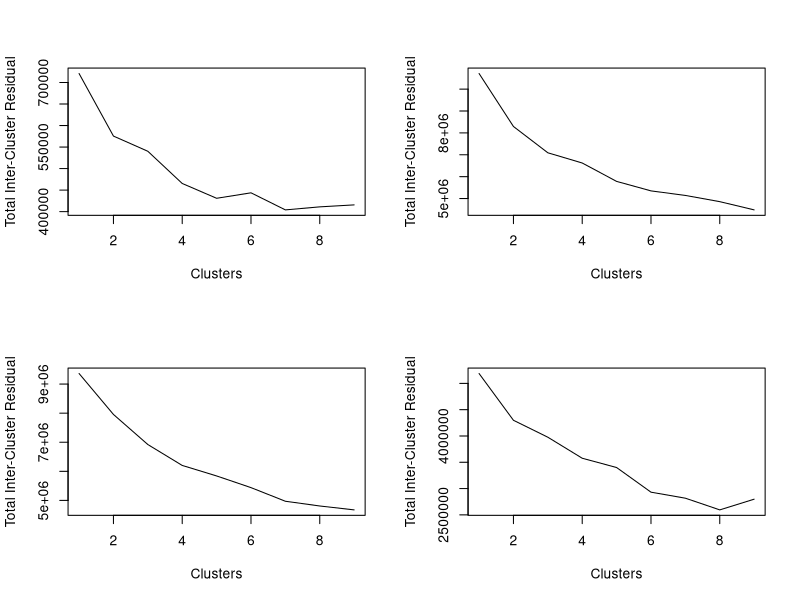
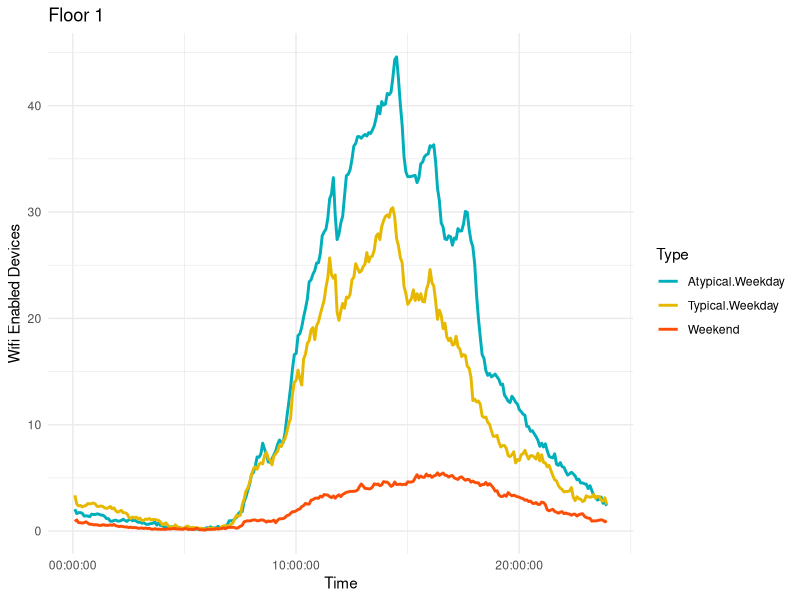
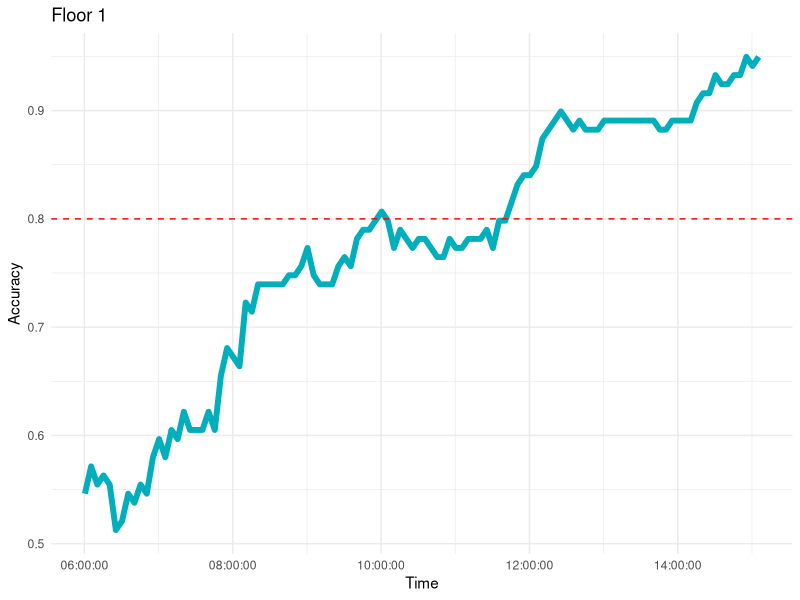
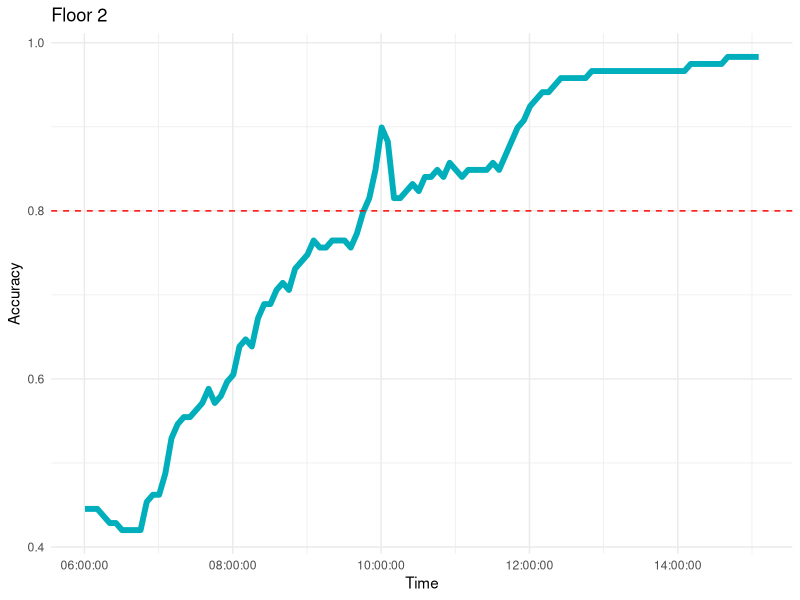
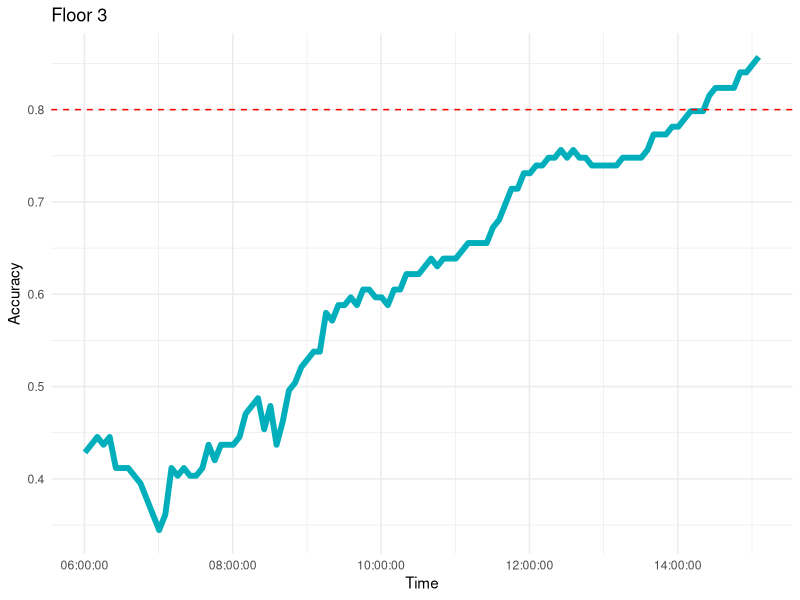
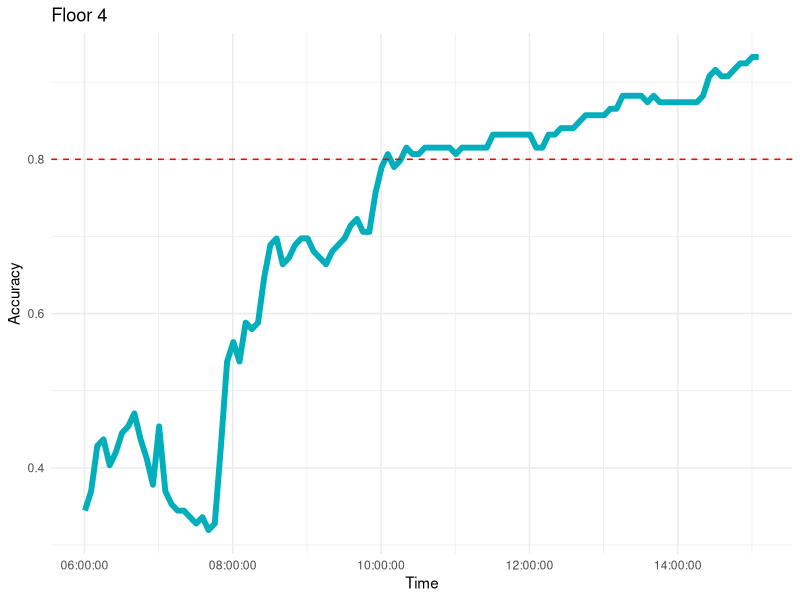
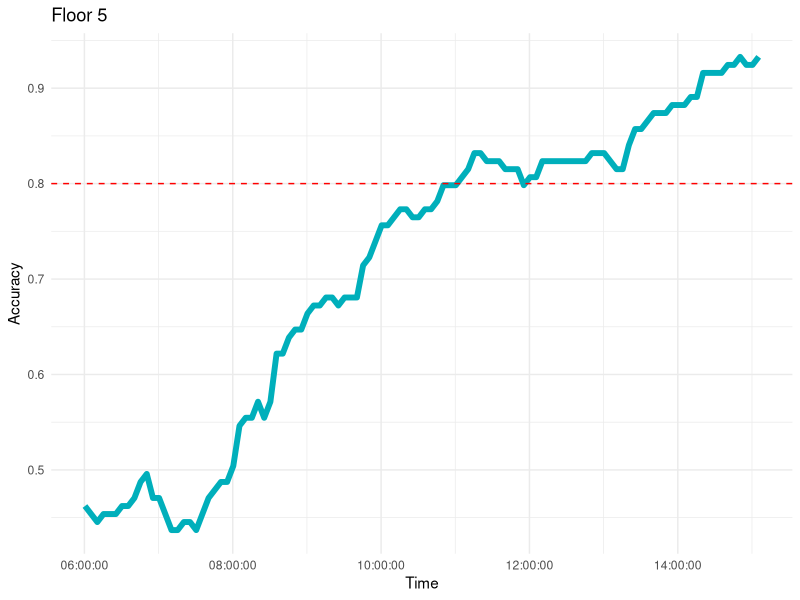
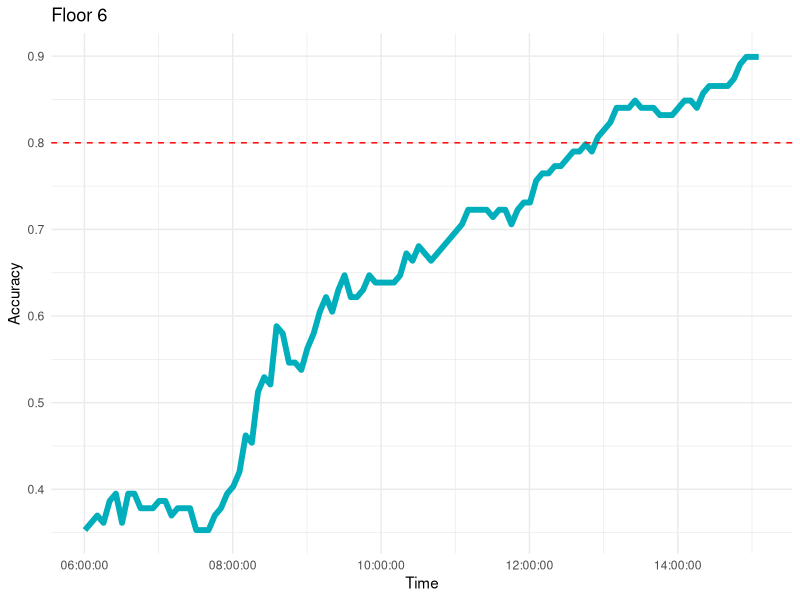

Here is the R script that generated these plots, in order:
## ---- chunk 1
knitr::opts_chunk$set(echo = TRUE)
## ---- chunk 2
library(readxl)
library(dplyr)

f1 <- read_excel("WiFi/Floor1.xlsx", sheet = 1)
f2 <- read_excel("WiFi/Floor2.xlsx", sheet = 1)
f3 <- read_excel("WiFi/Floor3.xlsx", sheet = 1)
f4 <- read_excel("WiFi/Floor4.xlsx", sheet = 1)
f5 <- read_excel("WiFi/Floor5.xlsx", sheet = 1)
f6 <- read_excel("WiFi/Floor6.xlsx", sheet = 1)
f7 <- read_excel("WiFi/Floor7.xlsx", sheet = 1)

split_days <- function(floor){
  
  #Rename the first index to be time:
  names(floor)[1] <- c("Time")
  
  #Sum the sensors and extract just this information:
  floor <- data.frame("Time" = floor$Time,
                      "sum" = rowSums(select(floor, -Time)))
  
  #Find the indexes where the new days start
  new_days <- c(1)
  day_names <- c("01-23")
  
  days <- format(floor$Time, "%d")
  months <- format(floor$Time, "%m")
  for(i in 1:(nrow(floor)-1)){
    
    current_slice_day = days[i]
    next_slice_day = days[i+1]
    
    if(current_slice_day != next_slice_day){
      new_days <- append(new_days, i+1)
      day_names <- append(day_names, 
                          paste0(months[i+1], "-", days[i+1]))
    }
    
  }
  
  #Make a list of vectors by extracting the relevant chunks
  time_slices <- format(floor$Time, "%H:%M:%S")
  day_profiles <- data.frame()
  
  for(i in 1:(length(new_days)-2)){
    start = new_days[i]
    end = new_days[i+1]-1
    day_profiles <- rbind(day_profiles, name = floor$sum[start:end])
  }
  
  #Rename the rows and columns
  names(day_profiles) <- time_slices[1:287]
  row.names(day_profiles) <- day_names[1:119]
  
  #Return cleaned data
  day_profiles
  
}

f1_pr <- split_days(f1)
f2_pr <- split_days(f2)
f3_pr <- split_days(f3)
f4_pr <- split_days(f4)
f5_pr <- split_days(f5)
f6_pr <- split_days(f6)
f7_pr <- split_days(f7)

## ---- chunk 3

elbow_plot <- function(data, m){
  
  ssq <- c()
  for(i in 2:m){
    cc <- kmeans(data, centers=i)
    ssq <- append(ssq, cc$tot.withinss)
  }
  plot(ssq, type = "l", xlab = "Clusters", 
       ylab = "Total Inter-Cluster Residual")
}

## ---- chunk 4
par(mfrow = c(2,2))
elbow_plot(f1_pr, 10)
elbow_plot(f2_pr, 10)
elbow_plot(f3_pr, 10)
elbow_plot(f4_pr, 10)
## ---- chunk 5
set.seed(77)
c_f1 <- kmeans(f1_pr, centers=3)
## ---- chunk 6
library(hms)
library(tidyr)
library(ggplot2)

df <- data.frame("Time"=names(f1_pr), 
                 "Typical Weekday" = c_f1$centers[1,], 
                 "Atypical Weekday" = c_f1$centers[2,], 
                 "Weekend"=c_f1$centers[3,])
df$Time <- parse_hms(df$Time)

df <- df %>%
  gather(key = "Type", value = "wifi_devices", -Time)

ggplot(df, aes(x = Time, y = wifi_devices)) + 
  geom_line(aes(color = Type), size = 1) +
  labs(x = "Time", y = "Wifi Enabled Devices", 
       title = "Floor 1", day_type = "Day Type" ) +
  scale_color_manual(values = c("#00AFBB", "#E7B800", "#FC4E07")) +
  theme_minimal()
## ---- chunk 7
predict_type <- function(day,centers,t){
  
  #Take the slice from 6:00 onwards
  day_slice <- day[72:(72+t)]
  
  #Measure the distance from each slice to the corresponding 
  #slice of the clusters
  d <- c()
  for(i in 1:nrow(centers)){
    d <- append(d, dist(rbind(centers[i,][72:(72+t)], day_slice)))
  }
  which.min(d)
}

slice_accuracy <- function(data, clustering, t){
  
  preds <- apply(data, 1, predict_type, 
        centers = clustering$centers,
        t = t)
  
  acc <- sum(preds == clustering$cluster)/length(preds)
  
  acc
  
}

plot_time_acc <- function(data, clustering, title){
  
  acc <- c()
  for(t in 1:110){
    acc_now <- slice_accuracy(data, clustering, t)
    acc <- append(acc, acc_now)
  }
  
  times <- parse_hms(names(data)[72:181])
  df <- data.frame("Time" = times, "Accuracy" = acc)
  
  gg <- ggplot(data = df, aes(x = Time, y = Accuracy))+
    geom_line(color = "#00AFBB", size = 2)+
    labs(title = title) + 
    geom_hline(yintercept=0.8, linetype="dashed", color = "red") +
    theme_minimal()
  
  print(gg)
  
}
## ---- chunk 8

plot_time_acc(f1_pr, c_f1, title = "Floor 1")


## ---- chunk 9
#If the day carries its cluster, we can compute
avg_to_wrong_clust <- function(day, center){
  
  cor_clust <- day["cluster"]
  d <- c()
  just_day <- day[1:(length(day)-1)]
  for(i in 1:nrow(center)){
    
    if(i != cor_clust){
      d <- append(d, dist(rbind(center[i,],just_day))^2)
    }
    
  }
  mean(d)
}



#How much do we expect to improve accuracy by binning?
improve <- function(data, clustering, t){
  
  #Find the average error in prediction w/o clustering:
  no_clust <- sqrt(clustering$totss/(nrow(data)*ncol(data)))
  
  #Find the accuracy with clustering, predicting at time t:
  acc <- slice_accuracy(data, clustering, t)
  error_bin_correct <- sqrt(clustering$tot.withinss/(nrow(data)*ncol(data)))
  
  dt <- cbind(data, "cluster" = clustering$cluster)
  error_bin_wrong <- sqrt(sum(apply(dt, 1, 
                                    avg_to_wrong_clust,
                                    clustering$centers))/(nrow(data)*ncol(data)))
  
  w_clust <- acc*error_bin_correct+(1-acc)*error_bin_wrong
  
  result <- c(w_clust,no_clust)
  result
    
}

#How much do we actually improve accuracy by binning?
improve_real <- function(data, clustering, t){
  
  centers <- clustering$centers
  
  preds <- apply(data, 1, predict_type, 
        centers = clustering$centers,
        t = t)
  
  dt <- cbind(data, preds)
  
  error <- apply(dt, 1, function(x){sum((x[1:(length(x)-1)] - centers[x[length(x)],])^2) }  )
  
  w_clust <- sqrt(sum(error)/(nrow(data)*ncol(data)))
  no_clust <- sqrt(clustering$totss/(nrow(data)*ncol(data)))
  
  result <- c(w_clust, no_clust)
  
  
}
## ---- chunk 10
improve(f1_pr, c_f1, 50)/max(colMeans(f1_pr))
improve_real(f1_pr, c_f1, 50)/max(colMeans(f1_pr))
## ---- chunk 11
set.seed(777)
c_f2 <- kmeans(f2_pr, centers = 3)
c_f3 <- kmeans(f3_pr, centers = 3)
c_f4 <- kmeans(f4_pr, centers = 3)
c_f5 <- kmeans(f5_pr, centers = 3)
c_f6 <- kmeans(f6_pr, centers = 3)
c_f7 <- kmeans(f7_pr, centers = 3)

a = data.frame()
a <- rbind(a, improve_real(f1_pr, c_f1, 50)/max(f1_pr))
a <- rbind(a, improve_real(f2_pr, c_f2, 50)/max(f2_pr))
a <- rbind(a, improve_real(f3_pr, c_f3, 50)/max(f3_pr))
a <- rbind(a, improve_real(f4_pr, c_f4, 50)/max(f4_pr))
a <- rbind(a, improve_real(f5_pr, c_f5, 50)/max(f5_pr))
a <- rbind(a, improve_real(f6_pr, c_f6, 50)/max(f6_pr))
a <- rbind(a, improve_real(f7_pr, c_f7, 50)/max(f7_pr))
names(a) <- c("With Binning", "Without Binning")

b = colMeans(a)
## ---- chunk 12
a
b
## ---- chunk 13
plot_time_acc(f2_pr, c_f2, title = "Floor 2")
plot_time_acc(f3_pr, c_f3, title = "Floor 3")
plot_time_acc(f4_pr, c_f4, title = "Floor 4")
plot_time_acc(f5_pr, c_f5, title = "Floor 5")
plot_time_acc(f6_pr, c_f6, title = "Floor 6")
plot_time_acc(f7_pr, c_f7, title = "Floor 7")
## ---- chunk 14

#Takes a list of data, e.g. list(f1_pr, f2_pr) and a list of clusters, e.g. list(c_f1, c_f2)
#so that accuracies may vary over time. 
plot_error <- function(data, clustering){
  
  error <- c()
  times <- parse_hms(names(data[[1]])[72:181])
  
  #Calculate the equivalent of b[1] for a given t and add it to the errors
  for(i in 1:110){
    
    a <- c()
    
    for(j in 1:length(data)){
      a_new <- improve_real(data[[j]], clustering[[j]], i)[1]/max(data[[j]])
      a <- append(a, a_new)
    }
    
    error <- append(error, mean(a))
  }
  
  dt <- data.frame("Time" = times, "Error" = error*100)
  dt
}


## ---- chunk 15
dat <- list(f1_pr, f2_pr, f3_pr, f4_pr, f5_pr, f6_pr, f7_pr)
clu <- list(c_f1, c_f2, c_f3, c_f4, c_f5, c_f6, c_f7)

dt <- plot_error(dat,clu)
## ---- chunk 16

x_0 = dt$Time[95]

gg <- ggplot(data = dt, aes(x = Time, y = Error))+
    geom_line(color = "#00AFBB", size = 2)+
    geom_hline(yintercept = 11.46, col="black")+
    annotate("text", x = x_0, y = 12, label = "No Matching")+
    labs(y = "Mean Measurement Error (% of capacity)",
         x = "Time at Matching")+
    theme_minimal()

print(gg)
## ---- chunk 17
ggsave("Images/Matching.png", )
